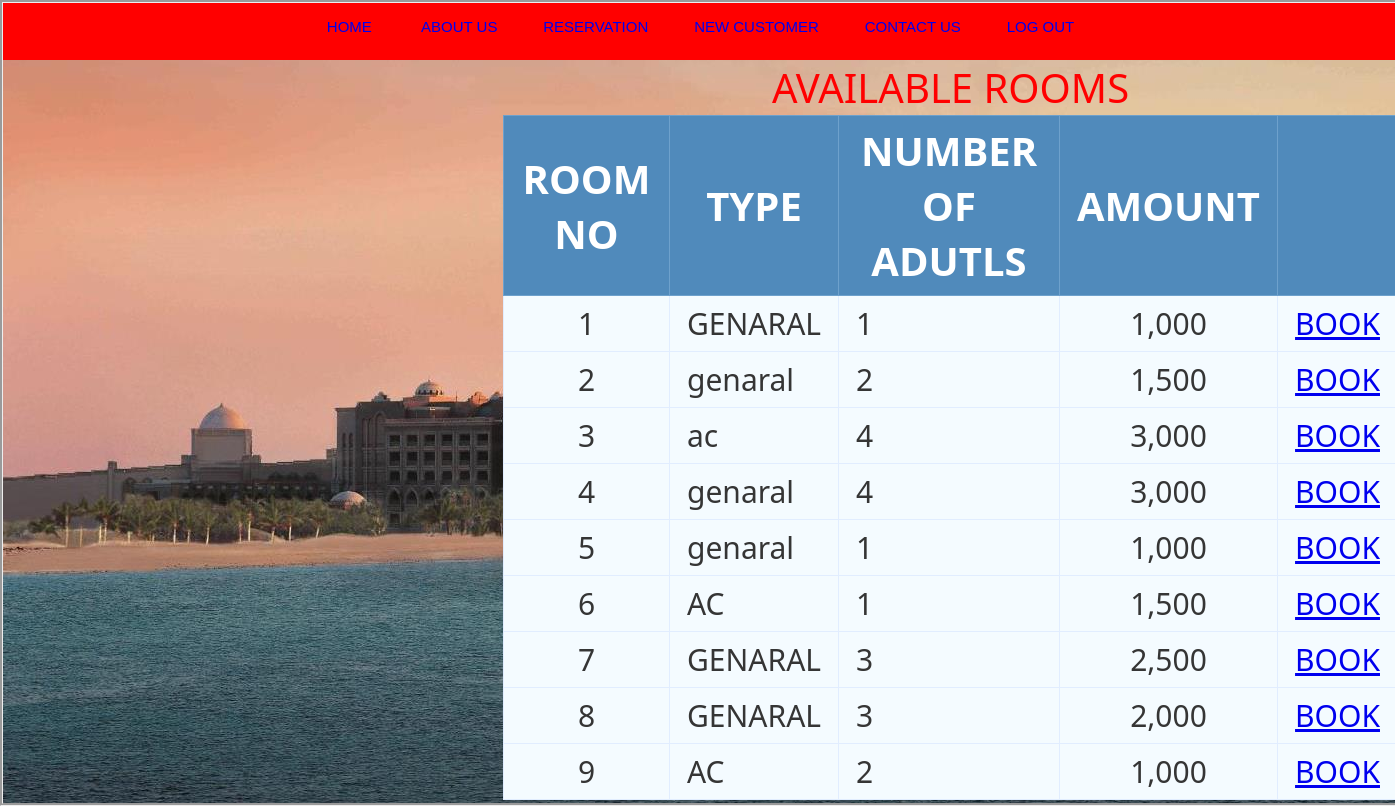
Page /display.php (signed in) on the committed database.
### tables this page shows
CREATE TABLE `rooms` (
  `room_no` int(10) NOT NULL,
  `room_type` varchar(20) NOT NULL,
  `no_of_adults` int(10) NOT NULL,
  `amount` int(10) NOT NULL
);

### display.php (the view, shortened to what this page needs)
<?php
include('session.php');
$a=$_POST['check_in'];
$b=$_POST['check_out'];
$sql="SELECT r.*
FROM rooms r
WHERE NOT EXISTS
(
    SELECT 1 FROM reservation b
    WHERE b.room_no = r.room_no
    AND
    (
         ('$a' >= b.check_in AND '$a'  <= b.check_out)
      OR ('$a' <= b.check_in AND '$b' >= b.check_in)
    )
)";
$query = mysqli_query($conn, $sql);
?>
<html>
<head>
		<link rel="stylesheet" type="text/css" href="new_home.css">
</head>
<body >
	<div class="page">
		<div class="headerpart">
			<center>
		    <a href="h1.php" >HOME</a>&nbsp&nbsp&nbsp&nbsp&nbsp&nbsp&nbsp&nbsp&nbsp&nbsp&nbsp
			<a href="aboutus.php">ABOUT US</a>&nbsp&nbsp&nbsp&nbsp&nbsp&nbsp&nbsp&nbsp&nbsp&nbsp
			<a href="search.html">RESERVATION</a>&nbsp&nbsp&nbsp&nbsp&nbsp&nbsp&nbsp&nbsp&nbsp&nbsp
			<a href="cust_registration.php">NEW CUSTOMER</a>&nbsp&nbsp&nbsp&nbsp&nbsp&nbsp&nbsp&nbsp&nbsp&nbsp
		    <a href="contactus.php">CONTACT US</a>&nbsp&nbsp&nbsp&nbsp&nbsp&nbsp&nbsp&nbsp&nbsp&nbsp
			<a href="logout.php">LOG OUT</a>
		</center>
		</div>
	<table class="data-table">
		<caption style="font-size: 40px;color: red">AVAILABLE ROOMS</caption>
		<thead>
			<tr>
				<th>ROOM NO</th>
				<th>TYPE</th>
				<th>NUMBER OF ADUTlS</th>
				<th>AMOUNT</th>
				<th></th>
			</tr>
		</thead>
		<tbody>
		<?php
		while ($row5= mysqli_fetch_array($query))
		{
			$amount  = $row5['amount'] == 0 ? '' : number_format($row5['amount']);
			echo '<tr>
					<td>'.$row5['room_no'].'</td>
					<td>'.$row5['room_type'].'</td>
					<td>'.$row5['no_of_adults'].'</td>
					<td>'.$amount.'</td>
                     <td><a href=reservation.php?room='.$row5['room_no'].'&check_in='.$_POST['check_in'].'&check_out='.$_POST['check_out'].'>BOOK</a></td>
				</tr>';
		}?>
		</tbody>
	</table>
</div>
</body>
</html>

### new_home.css (style rules this page uses)
.page { width: 100%; height:cover; border-style: groove; background-color: #dcdfc1; }
.headerpart { width:100%; height: 42px; background-color: red; padding-top: 15px; }
.headerpart a { text-align: middle; bottom:10px; text-align: justify; text-decoration: blink; margin-bottom: px; }

### display.php (style rules this page uses)
.page { width: 100%; height:100%; border-style: groove; background-image: url(display.jpg); }
body { font-size: 15px; color: #34aa44; font-family: "segoe-ui", "open-sans", tahoma, arial; padding: 0; margin: 0; }
table { margin-left: 500px; font-family: "Lucida Sans Unicode", "Lucida Grande", "Segoe Ui"; font-size: 12px; }
table td { transition: all .5s; font-size: 30px; }
table th { transition: all .5s; font-size: 40px; }
.data-table { border-collapse: collapse; font-size: 14px; min-width: 537px; }
.data-table th, .data-table td { border: 1px solid #e1edff; padding: 7px 17px; }
.data-table thead th { background-color: #508abb; color: #FFFFFF; border-color: #6ea1cc !important; text-transform: uppercase; }
.data-table tbody td { color: #353535; }
.data-table tbody td:first-child, .data-table tbody td:nth-child(4), .data-table tbody td:last-child { text-align: center ; }
.data-table tbody tr:nth-child(odd) td { background-color: #f4fbff; }
.data-table tbody tr:nth-child(even) td { background-color: #f4fbff; }

### rows in the picture
rooms: room_no "1", room_type "GENARAL", no_of_adults "1", amount "1,000"
rooms: room_no "2", room_type "genaral", no_of_adults "2", amount "1,500"
rooms: room_no "3", room_type "ac", no_of_adults "4", amount "3,000"
rooms: room_no "4", room_type "genaral", no_of_adults "4", amount "3,000"
rooms: room_no "5", room_type "genaral", no_of_adults "1", amount "1,000"
rooms: room_no "6", room_type "AC", no_of_adults "1", amount "1,500"
rooms: room_no "7", room_type "GENARAL", no_of_adults "3", amount "2,500"
rooms: room_no "8", room_type "GENARAL", no_of_adults "3", amount "2,000"
rooms: room_no "9", room_type "AC", no_of_adults "2", amount "1,000"
